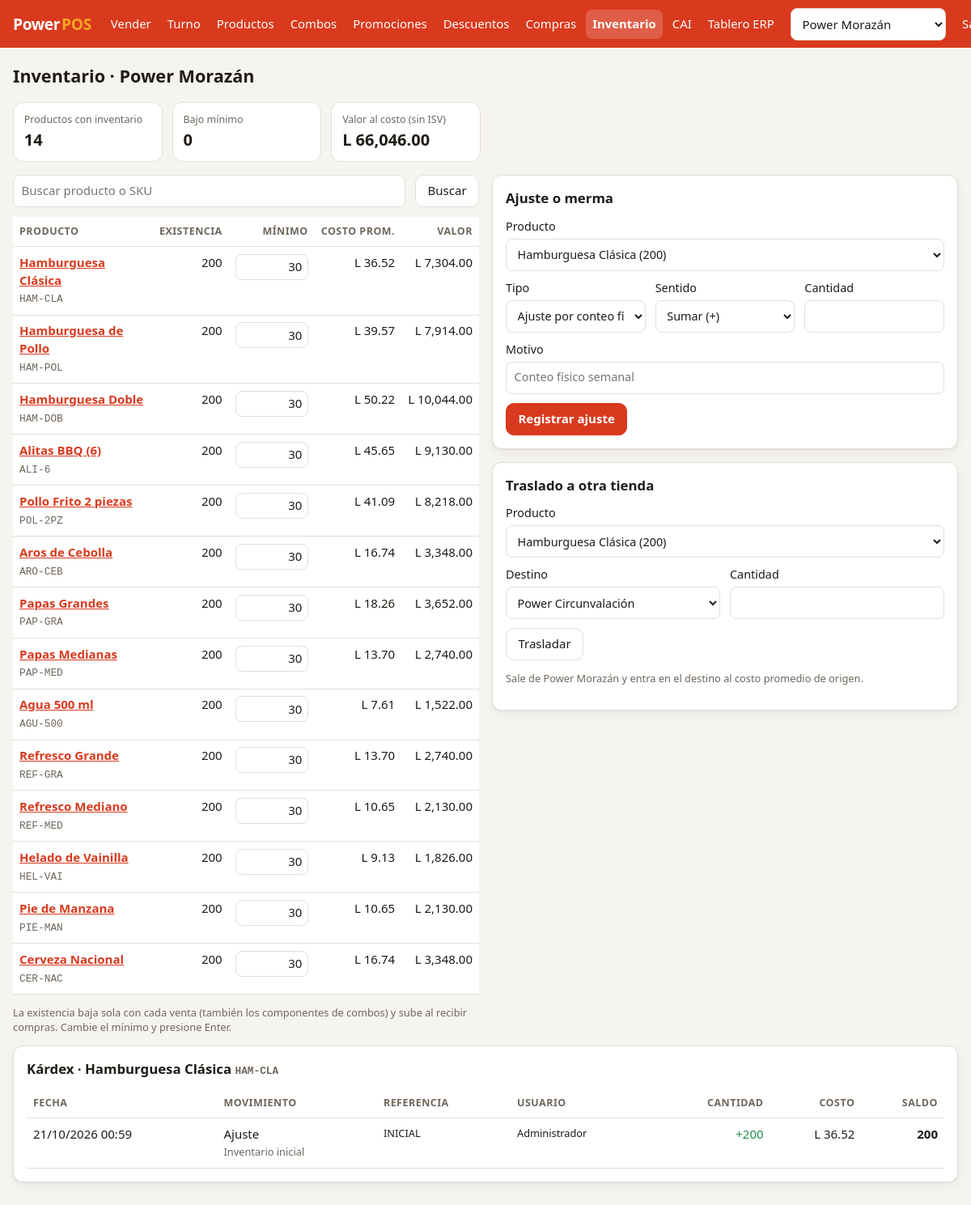
The page /index.php?p=inventario&kardex=1 (signed in) on the database its author committed.
### tables this page shows
CREATE TABLE tiendas (
  id                      INT UNSIGNED AUTO_INCREMENT PRIMARY KEY,
  codigo                  VARCHAR(10)  NOT NULL UNIQUE,
  nombre                  VARCHAR(100) NOT NULL,
  direccion               VARCHAR(255) NOT NULL,
  telefono                VARCHAR(30),
  codigo_establecimiento  CHAR(3)      NOT NULL COMMENT 'Código SAR del establecimiento (000)',
  activa                  TINYINT(1)   NOT NULL DEFAULT 1
);

CREATE TABLE productos (
  id               INT UNSIGNED AUTO_INCREMENT PRIMARY KEY,
  categoria_id     INT UNSIGNED NOT NULL,
  sku              VARCHAR(30)  NOT NULL UNIQUE,
  nombre           VARCHAR(120) NOT NULL,
  precio_centavos  INT UNSIGNED NOT NULL COMMENT 'Precio de venta CON ISV',
  tipo_impuesto    ENUM('G15','G18','EXE') NOT NULL DEFAULT 'G15'
                   COMMENT 'G15 = ISV 15%, G18 = ISV 18% (bebidas alcohólicas), EXE = exento',
  vendible_solo    TINYINT(1) NOT NULL DEFAULT 1 COMMENT '0 = solo como opción de combo',
  controla_stock   TINYINT(1) NOT NULL DEFAULT 1,
  activo           TINYINT(1) NOT NULL DEFAULT 1,
  FOREIGN KEY (categoria_id) REFERENCES categorias(id)
);

CREATE TABLE inventario_movimientos (
  id           BIGINT UNSIGNED AUTO_INCREMENT PRIMARY KEY,
  tienda_id    INT UNSIGNED NOT NULL,
  producto_id  INT UNSIGNED NOT NULL,
  tipo         ENUM('VENTA','COMPRA','ENTRADA','AJUSTE','TRASLADO_SALIDA','TRASLADO_ENTRADA','MERMA') NOT NULL,
  cantidad     DECIMAL(12,3) NOT NULL COMMENT 'Negativo = salida',
  referencia   VARCHAR(60),
  costo_unitario INT UNSIGNED NULL COMMENT 'Costo sin ISV en compras y traslados',
  usuario_id   INT UNSIGNED NULL,
  motivo       VARCHAR(150) NULL COMMENT 'Obligatorio en ajustes y mermas',
  fecha        DATETIME NOT NULL DEFAULT CURRENT_TIMESTAMP,
  FOREIGN KEY (tienda_id)   REFERENCES tiendas(id),
  FOREIGN KEY (producto_id) REFERENCES productos(id),
  INDEX idx_mov_tienda_fecha (tienda_id, fecha)
);

CREATE TABLE usuarios (
  id             INT UNSIGNED AUTO_INCREMENT PRIMARY KEY,
  tienda_id      INT UNSIGNED NULL COMMENT 'NULL = acceso a todas las tiendas',
  nombre         VARCHAR(100) NOT NULL,
  email          VARCHAR(120) NOT NULL UNIQUE,
  password_hash  VARCHAR(255) NOT NULL,
  rol            ENUM('ADMIN','GERENTE','CAJERO') NOT NULL DEFAULT 'CAJERO',
  activo         TINYINT(1) NOT NULL DEFAULT 1,
  FOREIGN KEY (tienda_id) REFERENCES tiendas(id)
);

### public/index.php (called while the page is built, shortened)
<?php
require dirname(__DIR__) . '/src/bootstrap.php';
function e(mixed $v): string
{
    return htmlspecialchars((string) $v, ENT_QUOTES, 'UTF-8');
}
function lps(int|string|null $centavos): string
{
    return App\Support\Money::fmt((int) $centavos);
}
$rutas = [
    'login'        => ['vista' => 'login', 'roles' => null],
    'pos'          => ['vista' => 'pos', 'roles' => ['ADMIN', 'GERENTE', 'CAJERO']],
    'factura'      => ['vista' => 'factura', 'roles' => ['ADMIN', 'GERENTE', 'CAJERO']],
    'caja'         => ['vista' => 'caja', 'roles' => ['ADMIN', 'GERENTE', 'CAJERO']],
    'cierre'       => ['vista' => 'cierre', 'roles' => ['ADMIN', 'GERENTE', 'CAJERO']],
    'productos'    => ['vista' => 'productos', 'roles' => ['ADMIN', 'GERENTE']],
    'inventario'   => ['vista' => 'inventario', 'roles' => ['ADMIN', 'GERENTE']],
    'compras'      => ['vista' => 'compras', 'roles' => ['ADMIN', 'GERENTE']],
    'combos'       => ['vista' => 'combos', 'roles' => ['ADMIN', 'GERENTE']],
    'promociones'  => ['vista' => 'promociones', 'roles' => ['ADMIN', 'GERENTE']],
    'descuentos'   => ['vista' => 'descuentos', 'roles' => ['ADMIN']],
    'cai'          => ['vista' => 'cai', 'roles' => ['ADMIN']],
    'erp'          => ['vista' => 'erp', 'roles' => ['ADMIN', 'GERENTE']],
];
$p = $_GET['p'] ?? 'pos';
$ruta = $rutas[$p] ?? $rutas['pos'];
$vistas = dirname(__DIR__) . '/views/';
require $vistas . $ruta['vista'] . '.php';

### src/bootstrap.php (called while the page is built, shortened)
<?php
spl_autoload_register(function (string $clase): void {
    if (str_starts_with($clase, 'App\\')) {
        $ruta = __DIR__ . '/' . str_replace('\\', '/', substr($clase, 4)) . '.php';
    }
});

### src/Support/Auth.php (called while the page is built, shortened)
<?php
final class Auth
{
    public static function tiendaId(): int
    {
        return (int) ($_SESSION['tienda_id'] ?? 0);
    }
}

### src/Inventario/InventarioService.php (called while the page is built, shortened)
<?php
final class InventarioService
{
    public function existencias(int $tiendaId, string $buscar = ''): array
    {
        $st = $this->db->prepare(
            "SELECT p.id, p.sku, p.nombre, c.nombre AS categoria, i.existencia, i.minimo, i.costo_promedio,
                    ROUND(i.existencia * i.costo_promedio) AS valor, i.existencia <= i.minimo AS bajo_minimo
             FROM productos p
             JOIN categorias c ON c.id = p.categoria_id
             JOIN inventario i ON i.producto_id = p.id AND i.tienda_id = ?
             WHERE p.controla_stock = 1 AND p.activo = 1 AND (? = '' OR p.nombre LIKE ? OR p.sku LIKE ?)
             ORDER BY bajo_minimo DESC, c.orden, p.nombre"
        );
        $like = '%' . $buscar . '%';
        $st->execute([$tiendaId, $buscar, $like, $like]);
        return $st->fetchAll();
    }
    public function kardex(int $tiendaId, int $productoId, int $limite = 100): array
    {
        $st = $this->db->prepare('SELECT existencia FROM inventario WHERE tienda_id = ? AND producto_id = ?');
        $st->execute([$tiendaId, $productoId]);
        $saldo = (float) ($st->fetchColumn() ?: 0);
        $st = $this->db->prepare(
            'SELECT m.*, u.nombre AS usuario FROM inventario_movimientos m LEFT JOIN usuarios u ON u.id = m.usuario_id
             WHERE m.tienda_id = ? AND m.producto_id = ? ORDER BY m.id DESC LIMIT ' . max(1, $limite)
        );
        $st->execute([$tiendaId, $productoId]);
        $movs = $st->fetchAll();
        foreach ($movs as &$m) {
            $m['saldo'] = $saldo;
            $saldo -= (float) $m['cantidad'];
        }
        return $movs;
    }
    public static function cant(float|string $n): string
    {
        return rtrim(rtrim(number_format((float) $n, 3, '.', ','), '0'), '.');
    }
}

### src/Support/Money.php (called while the page is built, shortened)
<?php
final class Money
{
    public static function fmt(int $centavos): string
    {
        return 'L ' . number_format($centavos / 100, 2, '.', ',');
    }
}

### views/inventario.php (the view, shortened to what this page needs)
<?php
$inv = new InventarioService($db);
$tiendaId = Auth::tiendaId();
$buscar = trim($_GET['q'] ?? '');
$filas = $inv->existencias($tiendaId, $buscar);
$valorTotal = array_sum(array_column($filas, 'valor'));
$bajos = count(array_filter($filas, fn ($f) => $f['bajo_minimo']));
$kardexId = (int) ($_GET['kardex'] ?? 0);
$kardex = $kardexId ? $inv->kardex($tiendaId, $kardexId) : [];
$kProd = $kardexId ? $db->query('SELECT nombre, sku FROM productos WHERE id = ' . $kardexId)->fetch() : null;
$st = $db->prepare('SELECT id, nombre FROM tiendas WHERE activa = 1 AND id <> ?');
$st->execute([$tiendaId]);
$otras = $st->fetchAll();
$tiendaNombre = $db->query('SELECT nombre FROM tiendas WHERE id = ' . $tiendaId)->fetchColumn();
$opciones = implode('', array_map(fn ($f) => '<option value="' . $f['id'] . '"' . ((int) $f['id'] === $kardexId ? ' selected' : '') . '>'
    . e($f['nombre']) . ' (' . InventarioService::cant($f['existencia']) . ')</option>', $filas));
$tipos = ['VENTA' => 'Venta', 'COMPRA' => 'Compra', 'ENTRADA' => 'Entrada', 'AJUSTE' => 'Ajuste', 'MERMA' => 'Merma',
    'TRASLADO_SALIDA' => 'Traslado sale', 'TRASLADO_ENTRADA' => 'Traslado entra'];
require __DIR__ . '/_layout.php';
?>
<h1>Inventario · <?= e($tiendaNombre) ?></h1>
<div class="kpis">
  <div class="kpi"><span>Productos con inventario</span><b><?= count($filas) ?></b></div>
  <div class="kpi"><span>Bajo mínimo</span><b class="<?= $bajos ? 'mal-txt' : '' ?>"><?= $bajos ?></b></div>
  <div class="kpi"><span>Valor al costo (sin ISV)</span><b><?= lps((int) $valorTotal) ?></b></div>
</div>
<div class="columnas">
  <section>
    <form method="get" class="fila buscar">
      <input type="search" name="q" value="<?= e($buscar) ?>" placeholder="Buscar producto o SKU" aria-label="Buscar" id="buscar-inv">
      <button class="btn">Buscar</button>
    </form>
    <div class="tabla-scroll"><table class="tabla">
      <thead><tr><th>Producto</th><th class="num">Existencia</th><th class="num">Mínimo</th><th class="num">Costo prom.</th><th class="num">Valor</th></tr></thead>
      <tbody>
      <?php foreach ($filas as $f): ?>
        <tr>
          <td><a href="index.php?p=inventario&kardex=<?= (int) $f['id'] ?>#kardex"><b><?= e($f['nombre']) ?></b></a><br>
            <small class="tenue mono"><?= e($f['sku']) ?></small>
            <?php if ($f['bajo_minimo']): ?><span class="pill mal">Reponer</span><?php endif; ?></td>
          <td class="num <?= (float) $f['existencia'] < 0 ? 'mal-txt' : '' ?>"><?= InventarioService::cant($f['existencia']) ?></td>
          <td class="num">
            <form method="post" class="en-linea mini">
              <input name="minimo" value="<?= InventarioService::cant($f['minimo']) ?>" inputmode="decimal" aria-label="Mínimo de <?= e($f['nombre']) ?>" class="corto" onchange="this.form.submit()">
            </form>
          </td>
          <td class="num"><?= lps($f['costo_promedio']) ?></td>
          <td class="num"><?= lps((int) $f['valor']) ?></td>
        </tr>
      <?php endforeach; ?>
      </tbody>
    </table></div>
    <p class="tenue chico">La existencia baja sola con cada venta (también los componentes de combos) y sube al recibir compras. Cambie el mínimo y presione Enter.</p>
  </section>
  <div>
    <section class="tarjeta">
      <h2>Ajuste o merma</h2>
      <form method="post">
        <label>Producto <select name="producto_id" required id="aj-prod"><?= $opciones ?></select></label>
        <div class="fila">
          <label>Tipo <select name="tipo" id="aj-tipo" onchange="document.getElementById('aj-sentido').disabled = this.value === 'MERMA'">
            <option value="AJUSTE">Ajuste por conteo físico</option><option value="MERMA">Merma (vencido, dañado)</option></select></label>
          <label>Sentido <select name="sentido" id="aj-sentido"><option value="+">Sumar (+)</option><option value="-">Restar (−)</option></select></label>
          <label>Cantidad <input name="cantidad" inputmode="decimal" required id="aj-cant"></label>
        </div>
        <label>Motivo <input name="motivo" required maxlength="150" placeholder="Conteo físico semanal" id="aj-motivo"></label>
        <button class="btn primario">Registrar ajuste</button>
      </form>
    </section>
    <?php if ($otras): ?>
    <section class="tarjeta">
      <h2>Traslado a otra tienda</h2>
      <form method="post">
        <label>Producto <select name="producto_id" required id="tr-prod"><?= $opciones ?></select></label>
        <div class="fila">
          <label>Destino <select name="destino" id="tr-dest"><?php foreach ($otras as $o): ?><option value="<?= $o['id'] ?>"><?= e($o['nombre']) ?></option><?php endforeach; ?></select></label>
          <label>Cantidad <input name="cantidad" inputmode="decimal" required id="tr-cant"></label>
        </div>
        <button class="btn">Trasladar</button>
        <p class="tenue chico">Sale de <?= e($tiendaNombre) ?> y entra en el destino al costo promedio de origen.</p>
      </form>
    </section>
    <?php endif; ?>
  </div>
</div>
<?php if ($kProd): ?>
<section class="tarjeta" id="kardex">
  <h2>Kárdex · <?= e($kProd['nombre']) ?> <small class="tenue mono"><?= e($kProd['sku']) ?></small></h2>
  <div class="tabla-scroll"><table class="tabla">
    <thead><tr><th>Fecha</th><th>Movimiento</th><th>Referencia</th><th>Usuario</th><th class="num">Cantidad</th><th class="num">Costo</th><th class="num">Saldo</th></tr></thead>
    <tbody>
    <?php foreach ($kardex as $m): ?>
      <tr>
        <td><?= e(date('d/m/Y H:i', strtotime($m['fecha']))) ?></td>
        <td><?= e($tipos[$m['tipo']] ?? $m['tipo']) ?><?= $m['motivo'] ? '<br><small class="tenue">' . e($m['motivo']) . '</small>' : '' ?></td>
        <td class="chico"><?= e($m['referencia']) ?></td>
        <td class="chico"><?= e($m['usuario'] ?? '—') ?></td>
        <td class="num <?= (float) $m['cantidad'] < 0 ? 'mal-txt' : 'ok-txt' ?>"><?= (float) $m['cantidad'] > 0 ? '+' : '' ?><?= InventarioService::cant($m['cantidad']) ?></td>
        <td class="num"><?= $m['costo_unitario'] !== null ? lps($m['costo_unitario']) : '' ?></td>
        <td class="num"><b><?= InventarioService::cant($m['saldo']) ?></b></td>
      </tr>
    <?php endforeach; ?>
    </tbody>
  </table></div>
</section>
<?php endif; ?>

### public/assets/app.css (style rules this page uses)
:root { --primario: #d93a1e; --primario-osc: #b02c14; --acento: #f5a623; --ok: #1f8a4c; --error: #c62828; --fondo: #f6f4f1; --superficie: #ffffff; --texto: #1f1b16; --tenue: #6f665c; --borde: #e4ded6; --radio: 12px; --sombra: 0 1px 2px rgb(0 0 0 / .06), 0 4px 12px rgb(0 0 0 / .05); }
* { box-sizing: border-box; }
html { -webkit-text-size-adjust: 100%; }
body { margin: 0; font: 15px/1.45 system-ui, -apple-system, "Segoe UI", Roboto, sans-serif; background: var(--fondo); color: var(--texto); }
h1 { font-size: 1.35rem; margin: .2rem 0 1rem; }
h2 { font-size: 1.05rem; margin: 0 0 .75rem; }
a { color: var(--primario); }
small, .chico { font-size: .8rem; }
.tenue { color: var(--tenue); }
.mono { font-family: ui-monospace, Menlo, Consolas, monospace; word-break: break-all; }
.num { text-align: right; font-variant-numeric: tabular-nums; white-space: nowrap; }
.btn { display: inline-flex; align-items: center; justify-content: center; gap: .3rem; min-height: 40px; padding: .45rem .9rem; border: 1px solid var(--borde); border-radius: 10px; background: var(--superficie); color: var(--texto); font: inherit; cursor: pointer; }
.btn.primario { background: var(--primario); border-color: var(--primario); color: #fff; font-weight: 600; }
input, select { font: inherit; color: inherit; background: var(--superficie); border: 1px solid var(--borde); border-radius: 8px; padding: .5rem .6rem; min-height: 40px; width: 100%; }
label { display: block; margin-bottom: .7rem; font-size: .9rem; }
label > input, label > select { margin-top: .25rem; }
input.corto { width: 90px; }
.fila { display: flex; flex-wrap: wrap; gap: .75rem; align-items: flex-end; }
.fila > label { flex: 1 1 120px; }
.tarjeta { background: var(--superficie); border: 1px solid var(--borde); border-radius: var(--radio); padding: 1rem; margin-bottom: 1rem; box-shadow: var(--sombra); }
.columnas { display: grid; gap: 1rem; }
@media (min-width: 900px) { .columnas { grid-template-columns: 1fr 1fr; align-items: start; } }
.tabla-scroll { overflow-x: auto; -webkit-overflow-scrolling: touch; }
.tabla { width: 100%; border-collapse: collapse; background: var(--superficie); }
.tabla th, .tabla td { padding: .55rem .5rem; border-bottom: 1px solid var(--borde); text-align: left; vertical-align: top; }
.tabla th { font-size: .78rem; text-transform: uppercase; letter-spacing: .04em; color: var(--tenue); }
.tabla th.num, .tabla td.num { text-align: right; }
.kpis { display: grid; grid-template-columns: repeat(2, 1fr); gap: .75rem; margin-bottom: 1rem; }
@media (min-width: 768px) { .kpis { grid-template-columns: repeat(3, 1fr); } }
@media (min-width: 1100px) { .kpis { grid-template-columns: repeat(6, 1fr); } }
.kpi { background: var(--superficie); border: 1px solid var(--borde); border-radius: var(--radio); padding: .8rem; display: flex; flex-direction: column; }
.kpi span { font-size: .78rem; color: var(--tenue); }
.kpi b { font-size: 1.25rem; font-variant-numeric: tabular-nums; }
.ok-txt { color: var(--ok); }
.en-linea { display: inline; }
.en-linea.mini input { min-height: 32px; padding: .2rem .4rem; text-align: right; }
.buscar { margin-bottom: .75rem; flex-wrap: nowrap; }
.buscar input { flex: 1; }

### rows shown on the page
tiendas: nombre "Power Morazán"
productos: nombre "Hamburguesa Clásica", sku "HAM-CLA"
inventario_movimientos: fecha "21/10/2026 00:59", tipo "Ajuste", motivo "Inventario inicial", referencia "INICIAL", usuario.nombre "Administrador", cantidad "200", costo_unitario "L 36.52", saldo "200"

### other values the page prints
$texto "Vender"
$texto "Turno"
$texto "Productos"
$texto "Combos"
$texto "Promociones"
$texto "Descuentos"
$texto "Compras"
$texto "Inventario"
$texto "CAI"
$texto "Tablero ERP"
count($filas) "14"
$bajos "0"
lps((int) $valorTotal) "L 66,046.00"
$f['nombre'] "Hamburguesa Clásica"
$f['sku'] "HAM-CLA"
